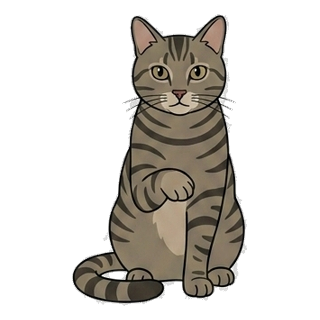
#> input picture src/assets/cat/groom-0.png, 320 x 320 px; its folder holds 7 pictures in this run
$ python make_state_gifs.py
#> lines starting #> are read from the running program, lines starting #| are printed output that depends on the picture
#!/usr/bin/env python3
"""Render the README's animated state GIFs from the sliced cat frames.

Composites the real per-frame PNGs in src/assets/cat/ onto a soft, widget-like cream
card (so the GIFs look like the actual app and read well on both light and dark README
backgrounds) and writes looping GIFs to docs/. Re-run after changing the sprite art.

    pip install Pillow
    python scripts/make_state_gifs.py
"""
from __future__ import annotations

import math
from pathlib import Path

from PIL import Image, ImageDraw

ROOT = Path(__file__).resolve().parent.parent
FRAMES = ROOT / "src" / "assets" / "cat"
OUT = ROOT / "docs"

CARD = 200          # card is CARD x CARD px
RADIUS = 28
CAT_H = 168         # cat height inside the card
BG = (255, 247, 237, 255)      # warm cream, matches the widget glass
BORDER = (245, 214, 180, 255)


def card_base() -> Image.Image:
    """A rounded cream card with a hairline border and a soft bottom shadow."""
    img = Image.new("RGBA", (CARD, CARD), (0, 0, 0, 0))
    d = ImageDraw.Draw(img)
    # faint shadow
    d.rounded_rectangle([10, 14, CARD - 8, CARD - 6], RADIUS, fill=(150, 110, 70, 40))
    d.rounded_rectangle([8, 8, CARD - 8, CARD - 10], RADIUS, fill=BG, outline=BORDER, width=2)
    return img


def load(name: str) -> Image.Image:
#> called with name = 'groom-0.png'
    im = Image.open(FRAMES / name).convert("RGBA")
#> im is the input picture: PIL image 320x320 RGBA; mean R, G, B, A 35.7, 32.4, 27.4, 77.5
    w, h = im.size
#> w = 320; h = 320
    scale = CAT_H / h
#> scale = 0.525
    return im.resize((round(w * scale), CAT_H), Image.LANCZOS)


def compose(frame: Image.Image, dy: int = 0) -> Image.Image:
#> called with dy = 0
    base = card_base()
#> in card_base, `img = Image.new("RGBA", (CARD, CARD), (0, 0, 0, 0))`: img: PIL image 200x200 RGBA; every value is 0
    x = (CARD - frame.width) // 2
#> x = 16
    y = CARD - 18 - frame.height + dy
#> y = 14
    base.alpha_composite(frame, (x, y))
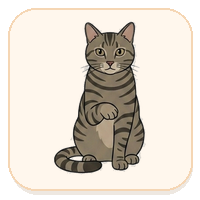
#> base: PIL image 200x200 RGBA; mean R, G, B, A 183.5, 174.7, 163.6, 212.1; transparent parts drawn white
    # GIF has no alpha — flatten onto white so edges stay clean.
    flat = Image.new("RGB", (CARD, CARD), (255, 255, 255))
#> flat: PIL image 200x200 RGB; every value is 255
    flat.paste(base, (0, 0), base)
    return flat


def save_gif(path: Path, frames: list[Image.Image], durations: list[int]) -> None:
    frames[0].save(
        path, save_all=True, append_images=frames[1:], duration=durations,
        loop=0, optimize=True, disposal=2,
    )
    print(f"  {path.relative_to(ROOT)}  ({len(frames)} frames)")


def anim_cycle(names: list[str], per_ms: int) -> None:
    """A looping cycle through distinct frames (grooming, typing)."""
    return [compose(load(n)) for n in names], [per_ms] * len(names)
#> call 2 of load, with name = 'groom-1.png'
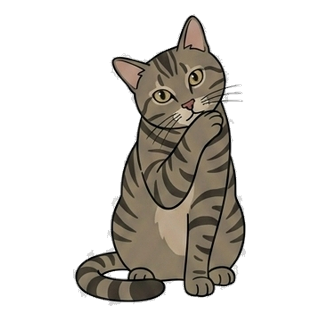
#> input picture src/assets/cat/groom-1.png, 320 x 320 px
#> in load, im is the input picture: PIL image 320x320 RGBA; mean R, G, B, A 33.5, 30.3, 25.6, 73.4
#> in load (call 2), `return im.resize((round(w * scale), CAT_H), Image.LANCZOS)`:
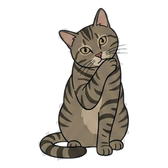
#> returned value: PIL image 168x168 RGBA; mean R, G, B, A 37.1, 33.9, 29.2, 73.4; transparent parts drawn white
#> call 2 of compose, with dy = 0
#> in compose (call 2), `base.alpha_composite(frame, (x, y))`:
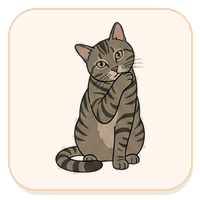
#> base: PIL image 200x200 RGBA; mean R, G, B, A 184.8, 176.1, 165.1, 212.1; transparent parts drawn white
#> call 3 of load, with name = 'groom-2.png'
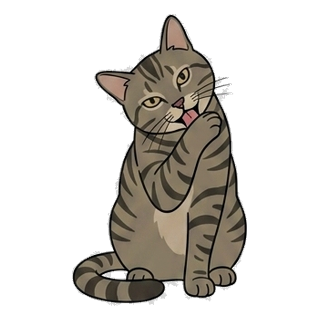
#> input picture src/assets/cat/groom-2.png, 320 x 320 px
#> in load, im is the input picture: PIL image 320x320 RGBA; mean R, G, B, A 34.5, 31.3, 26.5, 75.9
#> in load (call 3), `return im.resize((round(w * scale), CAT_H), Image.LANCZOS)`:
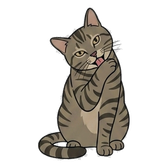
#> returned value: PIL image 168x168 RGBA; mean R, G, B, A 38.2, 34.9, 30.1, 75.9; transparent parts drawn white
#> call 3 of compose, with dy = 0
#> in compose (call 3), `base.alpha_composite(frame, (x, y))`:
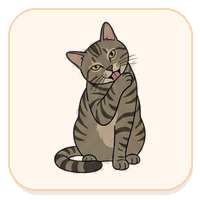
#> base: PIL image 200x200 RGBA; mean R, G, B, A 183.8, 175.1, 164, 212.1; transparent parts drawn white


def anim_breathe(name: str) -> None:
    """A gentle vertical breathe for the single-frame resting moods."""
    frame = load(name)
    frames, durs = [], []
    steps = 16
    for i in range(steps):
        dy = round(2.5 * math.sin(2 * math.pi * i / steps))
        frames.append(compose(frame, dy=dy))
        durs.append(90)
    return frames, durs


def main() -> None:
    OUT.mkdir(exist_ok=True)
    print("Rendering state GIFs -> docs/")
    jobs = {
        "relaxed.gif": anim_cycle(["groom-0.png", "groom-1.png", "groom-2.png", "groom-1.png"], 320),
        "typing.gif": anim_cycle(["typing-0.png", "typing-1.png", "typing-2.png", "typing-3.png"], 190),
        "tired.gif": anim_breathe("sad-0.png"),
        "weary.gif": anim_breathe("sad-2.png"),
        "sleeping.gif": anim_breathe("sad-3.png"),
    }
    for name, (frames, durs) in jobs.items():
        save_gif(OUT / name, frames, durs)
    print("Done.")


if __name__ == "__main__":
#> (the run stopped early here; a loop or call above may not have finished)
